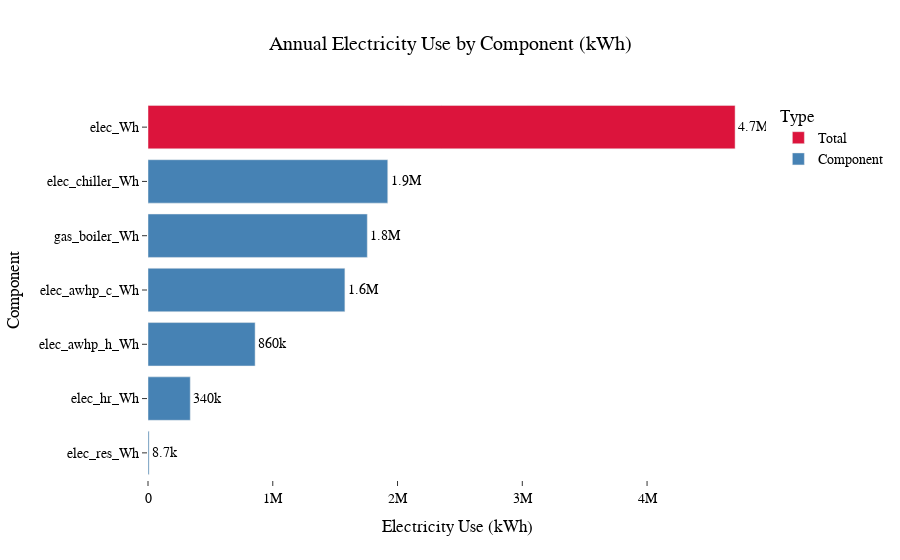

Notebook cell for this chart:
### Code cell
#! Update for mutliple scenarios and years

from src.visuals import plot_energy_breakdown

df = source_energy.copy()

equipment_scenarios = ["eq_scenario_1", "eq_scenario_2"]
emission_scenarios = ["em_scenario_a"]

plot_energy_breakdown(df, equipment_scenarios, emission_scenarios)

### Figure 1 — Plotly figure (JSON) as saved in the notebook; plotly's stock layout.template omitted (floating-point values rounded to 4 significant figures)
{"data": [{"hovertemplate": "Type=Total<br>Electricity Use (kWh)=%{text}<br>Component=%{y}<extra></extra>", "legendgroup": "Total", "marker": {"color": "crimson", "pattern": {"shape": ""}}, "name": "Total", "orientation": "h", "showlegend": true, "text": [4706000.0], "textposition": "outside", "texttemplate": "%{text:.2s}", "type": "bar", "x": [4706000.0], "xaxis": "x", "y": ["elec_Wh"], "yaxis": "y"}, {"hovertemplate": "Type=Component<br>Electricity Use (kWh)=%{text}<br>Component=%{y}<extra></extra>", "legendgroup": "Component", "marker": {"color": "steelblue", "pattern": {"shape": ""}}, "name": "Component", "orientation": "h", "showlegend": true, "text": [1922000.0, 1758000.0, 1578000.0, 858600.0, 338700.0, 8713.0], "textposition": "outside", "texttemplate": "%{text:.2s}", "type": "bar", "x": [1922000.0, 1758000.0, 1578000.0, 858600.0, 338700.0, 8713.0], "xaxis": "x", "y": ["elec_chiller_Wh", "gas_boiler_Wh", "elec_awhp_c_Wh", "elec_awhp_h_Wh", "elec_hr_Wh", "elec_res_Wh"], "yaxis": "y"}], "layout": {"barmode": "relative", "legend": {"title": {"text": "Type"}, "tracegroupgap": 0}, "title": {"text": "Annual Electricity Use by Component (kWh)"}, "xaxis": {"anchor": "y", "domain": [0, 1], "title": {"text": "Electricity Use (kWh)"}}, "yaxis": {"anchor": "x", "categoryorder": "total ascending", "domain": [0, 1], "title": {"text": "Component"}}}}
